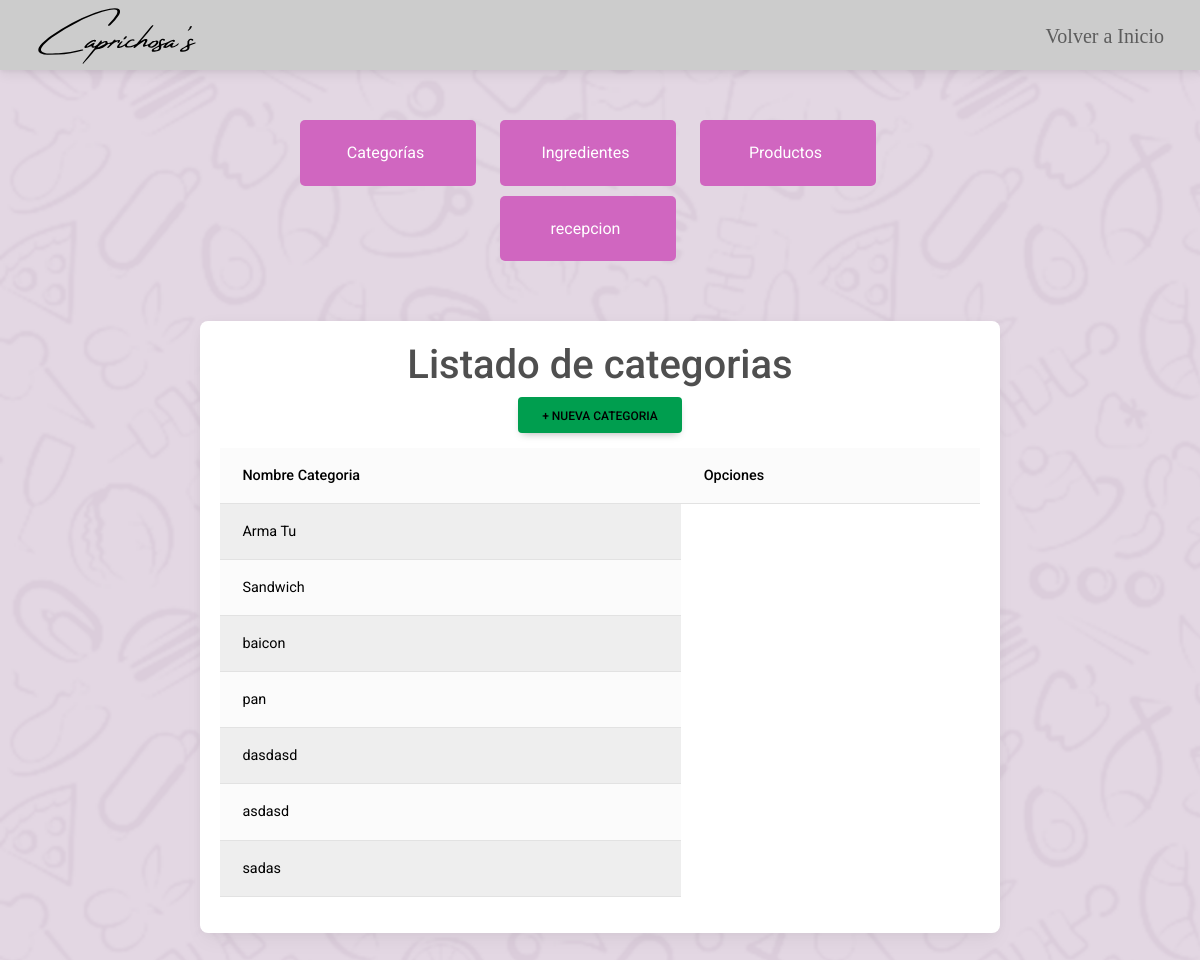
The app's page /crud, older data.
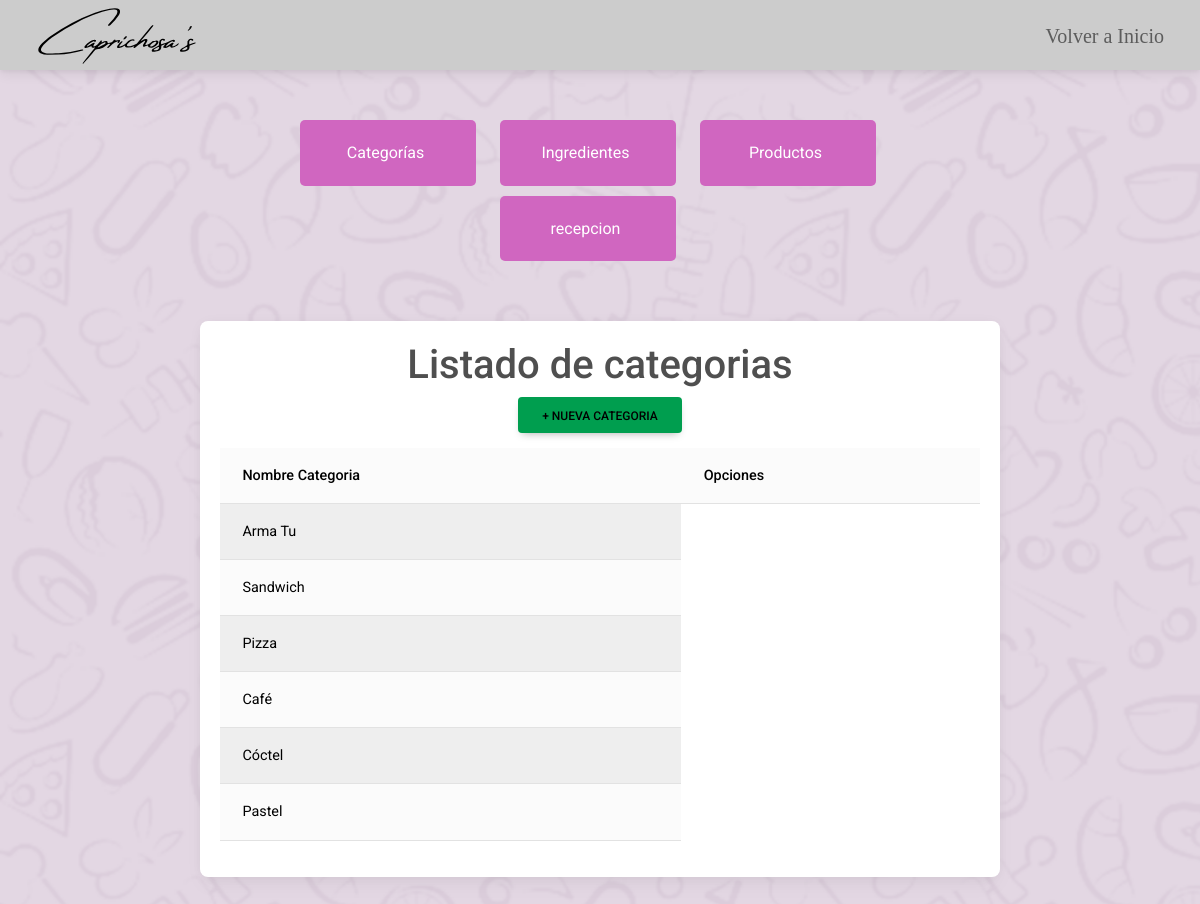
The same page, newer data.
### core/models.py (models this page shows, shortened)
class CATEGORIA(models.Model):
    nombre = models.CharField(max_length=50,primary_key=True, verbose_name='nombre de la categoria')
    slug = AutoSlugField(populate_from='nombre')
    is_activo = models.BooleanField(default=True)

### core/views.py (the view)
# urls.py: path("crud", Lcategorias,name="crud"),
def Lcategorias(request):
    categoria  = CATEGORIA.objects.all()
    context = { 'categorias' : categoria}
    return render(request,'core/Crud/Listas/Lcategorias.html',context)

### core/context_processor.py (called while the page is built)
def importe_total_carro(request):
    total=0
    if 'carro' in request.session:
        for key, value in request.session["carro"].items():
            total += int(value["acumulado"])
    return {'importe_total_carro':total}

def counter(request):
    cart_count = 0
    if 'carro' in request.session:
        for key, value in request.session["carro"].items():
            cart_count +=  int(value["cantidad"])
    return dict(cart_count=cart_count)

### core/templates/core/Crud/Listas/Lcategorias.html
{% extends 'core/Crud/crud.html' %}
{% load static %}
{% block content %}
  <div class="container">
    <div class="card">
      <h1>Listado de categorias</h1>
      <li style="list-style: none;">
        <a class="btn new" href="{%  url 'agreCategoria' %}">+ Nueva Categoria</a>
      </li>
      <div class="row">
          <table class="table table-light table-striped">
            <thead>
              <tr>
                <th scope="col">Nombre Categoria</th>
                <th scope="col">Opciones</th>
              </tr>
            </thead>
              <tbody>
                {% for ve in categorias %}
                <tr>
                  <td>{{ve.nombre}}</td>
                </tr>
                {% endfor %}
              </tbody>
          </table>
      </div>
    </div>
  </div>
{% endblock %}

Row changes from the older to the newer data that the page shows:
removed CATEGORIA: nombre "baicon"
removed CATEGORIA: nombre "pan"
removed CATEGORIA: nombre "dasdasd"
removed CATEGORIA: nombre "asdasd"
removed CATEGORIA: nombre "sadas"
added CATEGORIA: nombre "Pizza"
added CATEGORIA: nombre "Café"
added CATEGORIA: nombre "Cóctel"
added CATEGORIA: nombre "Pastel"
